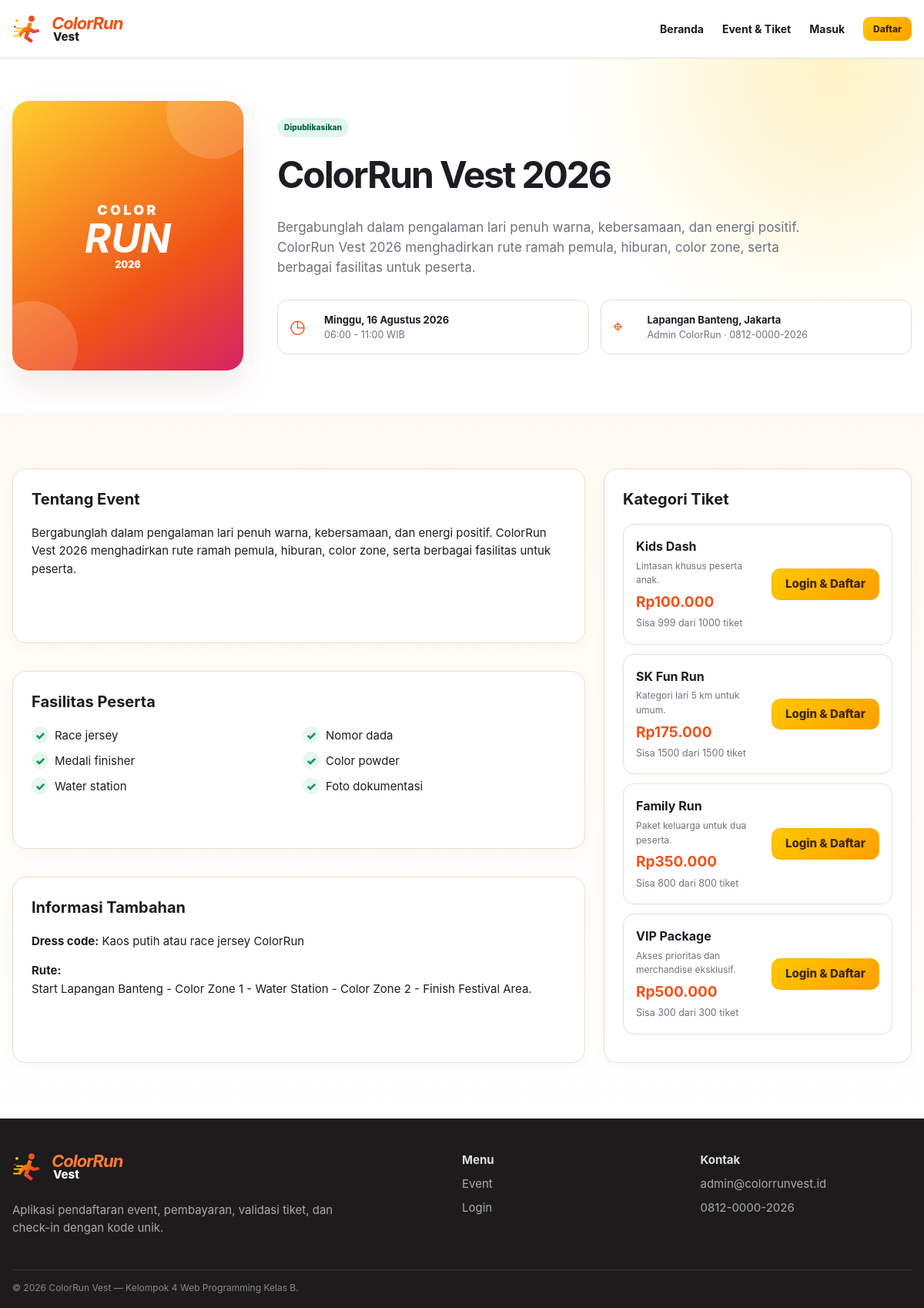
/event/colorrun-vest-2026/, run on the app's committed database.
### administrator/models.py (models this page shows, shortened)
class Event(models.Model):
    class StatusEvent(models.TextChoices):
        DRAFT = "draft", "Draft"
        DIPUBLIKASIKAN = "dipublikasikan", "Dipublikasikan"
        BERLANGSUNG = "berlangsung", "Berlangsung"
        SELESAI = "selesai", "Selesai"
        DIBATALKAN = "dibatalkan", "Dibatalkan"
    nama_event = models.CharField(max_length=200)
    slug = models.SlugField(max_length=220, unique=True)
    poster_event = models.ImageField(
        upload_to="event/poster/", blank=True, null=True,
        validators=[FileExtensionValidator(allowed_extensions=["jpg", "jpeg", "png", "webp"])],
    )
    banner_event = models.ImageField(
        upload_to="event/banner/", blank=True, null=True,
        validators=[FileExtensionValidator(allowed_extensions=["jpg", "jpeg", "png", "webp"])],
    )
    deskripsi = models.TextField()
    tanggal_mulai = models.DateField()
    tanggal_selesai = models.DateField(blank=True, null=True)
    jam_mulai = models.TimeField()
    jam_selesai = models.TimeField(blank=True, null=True)
    lokasi = models.CharField(max_length=255)
    google_maps = models.URLField(blank=True)
    dress_code = models.CharField(max_length=200, blank=True)
    rute_color_run = models.TextField(blank=True)
    fasilitas = models.TextField(blank=True, help_text="Tuliskan satu fasilitas pada setiap baris.")
    hadiah_doorprize = models.TextField(blank=True)
    contact_person = models.CharField(max_length=100)
    nomor_contact_person = models.CharField(max_length=20)
    faq = models.TextField(blank=True, help_text="Tuliskan pertanyaan dan jawaban yang sering diajukan.")
    status = models.CharField(max_length=20, choices=StatusEvent.choices, default=StatusEvent.DRAFT)
    dibuat_oleh = models.ForeignKey(
        settings.AUTH_USER_MODEL, on_delete=models.SET_NULL, null=True, blank=True,
        related_name="event_dibuat",
    )
    dibuat_pada = models.DateTimeField(auto_now_add=True)
    diperbarui_pada = models.DateTimeField(auto_now=True)
    class Meta:
        verbose_name = "Event"
        verbose_name_plural = "Event"
        ordering = ["-tanggal_mulai", "-jam_mulai"]

class KategoriTiket(models.Model):
    event = models.ForeignKey(Event, on_delete=models.CASCADE, related_name="kategori_tiket")
    nama_kategori = models.CharField(max_length=100)
    deskripsi = models.TextField(blank=True)
    harga = models.DecimalField(max_digits=12, decimal_places=2, validators=[MinValueValidator(0)])
    kuota = models.PositiveIntegerField(validators=[MinValueValidator(1)])
    tanggal_penjualan_mulai = models.DateTimeField(default=timezone.now)
    tanggal_penjualan_selesai = models.DateTimeField(blank=True, null=True)
    aktif = models.BooleanField(default=True)
    dibuat_pada = models.DateTimeField(auto_now_add=True)
    diperbarui_pada = models.DateTimeField(auto_now=True)
    class Meta:
        verbose_name = "Kategori Tiket"
        verbose_name_plural = "Kategori Tiket"
        ordering = ["event", "harga"]
        constraints = [
            models.UniqueConstraint(fields=["event", "nama_kategori"], name="kategori_tiket_unik_per_event")
        ]
    @property
    def jumlah_tiket_terjual(self):
        return self.pendaftaran.filter(
            status_pendaftaran__in=["dikonfirmasi", "check_in", "selesai"],
            pembayaran__status_pembayaran="diterima",
        ).count()
    @property
    def sisa_kuota(self):
        return max(self.kuota - self.jumlah_tiket_terjual, 0)
    @property
    def masih_tersedia(self):
        now = timezone.now()
        within_period = self.tanggal_penjualan_mulai <= now and (
            not self.tanggal_penjualan_selesai or now <= self.tanggal_penjualan_selesai
        )
        return self.aktif and within_period and self.sisa_kuota > 0

class PengaturanSistem(models.Model):
    nama_aplikasi = models.CharField(max_length=150, default="ColorRun Vest")
    nama_penyelenggara = models.CharField(max_length=150, blank=True)
    logo_event = models.ImageField(upload_to="pengaturan/logo/", blank=True, null=True)
    banner = models.ImageField(upload_to="pengaturan/banner/", blank=True, null=True)
    nama_bank = models.CharField(max_length=100, blank=True)
    nomor_rekening = models.CharField(max_length=50, blank=True)
    atas_nama_rekening = models.CharField(max_length=150, blank=True)
    qris = models.ImageField(upload_to="pengaturan/qris/", blank=True, null=True)
    email_admin = models.EmailField(blank=True)
    nomor_whatsapp = models.CharField(max_length=20, blank=True)
    instagram = models.URLField(blank=True)
    tiktok = models.URLField(blank=True)
    facebook = models.URLField(blank=True)
    alamat = models.TextField(blank=True)
    diperbarui_oleh = models.ForeignKey(
        settings.AUTH_USER_MODEL, on_delete=models.SET_NULL, null=True, blank=True,
        related_name="pengaturan_diperbarui",
    )
    diperbarui_pada = models.DateTimeField(auto_now=True)
    class Meta:
        verbose_name = "Pengaturan Sistem"
        verbose_name_plural = "Pengaturan Sistem"

### customer/views.py (the view)
# urls.py: path("event/<slug:slug>/", views.event_detail, name="detail_event"),
def event_detail(request, slug):
    event = get_object_or_404(Event.objects.prefetch_related("kategori_tiket"), slug=slug)
    if event.status == Event.StatusEvent.DRAFT and get_user_role(request.user) != "administrator":
        messages.error(request, "Event belum dipublikasikan.")
        return redirect("event_list")
    return render(request, "customer/event_detail.html", {"event": event})

### colorrun/context_processors.py (called while the page is built)
def global_context(request):
    from administrator.models import PengaturanSistem
    pengaturan = PengaturanSistem.objects.first()
    return {
        "current_role": get_user_role(request.user),
        "pengaturan_sistem": pengaturan,
    }

### colorrun/utils.py (called while the page is built, shortened)
def get_user_role(user):
    if not getattr(user, "is_authenticated", False):
        return "guest"

### customer/templatetags/colorrun_tags.py (called while the page is built)
@register.filter
def rupiah(value):
    try:
        return "Rp{:,.0f}".format(float(value)).replace(",", ".")
    except (TypeError, ValueError):
        return "Rp0"

@register.filter
def splitlines(value):
    return [line.strip() for line in (value or "").splitlines() if line.strip()]

@register.filter
def status_class(value):
    mapping = {
        "diterima": "success", "dikonfirmasi": "success", "check_in": "success", "selesai": "success",
        "menunggu_verifikasi": "warning", "menunggu_pembayaran": "neutral", "belum_dikonfirmasi": "neutral",
        "ditolak": "danger", "dibatalkan": "danger", "draft": "neutral",
        "dipublikasikan": "success", "berlangsung": "warning",
    }
    return mapping.get(str(value), "neutral")

### templates/customer/event_detail.html
{% extends 'base.html' %}{% load colorrun_tags %}{% block title %}{{ event.nama_event }} — ColorRun Vest{% endblock %}{% block content %}
<section class="detail-hero"><div class="container detail-hero-grid"><div>{% if event.poster_event %}<img class="detail-poster" src="{{ event.poster_event.url }}" alt="Poster {{ event.nama_event }}">{% else %}<div class="detail-poster event-placeholder"><span>COLOR</span><b>RUN</b><small>{{ event.tanggal_mulai|date:'Y' }}</small></div>{% endif %}</div><div class="detail-copy"><span class="badge badge-{{ event.status|status_class }}">{{ event.get_status_display }}</span><h1>{{ event.nama_event }}</h1><p>{{ event.deskripsi|truncatewords:42 }}</p><div class="detail-meta"><div><span>◷</span><b>{{ event.tanggal_mulai|date:'l, d F Y' }}</b><small>{{ event.jam_mulai|time:'H:i' }}{% if event.jam_selesai %} - {{ event.jam_selesai|time:'H:i' }}{% endif %} WIB</small></div><div><span>⌖</span><b>{{ event.lokasi }}</b><small>{{ event.contact_person }} · {{ event.nomor_contact_person }}</small></div></div></div></div></section>
<section class="section section-soft"><div class="container detail-layout"><div class="detail-main"><div class="panel"><h2>Tentang Event</h2><p class="preline">{{ event.deskripsi }}</p></div><div class="panel"><h2>Fasilitas Peserta</h2><ul class="check-list">{% for item in event.fasilitas|splitlines %}<li>{{ item }}</li>{% empty %}<li>Race pack peserta</li><li>Nomor dada dan color powder</li><li>Medali finisher</li>{% endfor %}</ul></div>{% if event.rute_color_run or event.dress_code %}<div class="panel"><h2>Informasi Tambahan</h2>{% if event.dress_code %}<p><strong>Dress code:</strong> {{ event.dress_code }}</p>{% endif %}{% if event.rute_color_run %}<p class="preline"><strong>Rute:</strong><br>{{ event.rute_color_run }}</p>{% endif %}</div>{% endif %}</div><aside class="ticket-panel"><div class="panel sticky"><h2>Kategori Tiket</h2>{% for kategori in event.kategori_tiket.all %}<article class="ticket-option"><div><h3>{{ kategori.nama_kategori }}</h3><p>{{ kategori.deskripsi|default:'Tiket peserta ColorRun Vest.' }}</p><strong>{{ kategori.harga|rupiah }}</strong><small>Sisa {{ kategori.sisa_kuota }} dari {{ kategori.kuota }} tiket</small></div>{% if kategori.masih_tersedia %}{% if current_role == 'customer' %}<a class="btn btn-primary" href="{% url 'daftar_tiket' event.slug kategori.pk %}">Daftar</a>{% elif current_role == 'guest' %}<a class="btn btn-primary" href="{% url 'login' %}?next={% url 'daftar_tiket' event.slug kategori.pk %}">Login & Daftar</a>{% else %}<span class="badge badge-neutral">Khusus customer</span>{% endif %}{% else %}<span class="badge badge-danger">Tidak tersedia</span>{% endif %}</article>{% empty %}<div class="empty-state small">Kategori tiket belum tersedia.</div>{% endfor %}</div></aside></div></section>{% endblock %}

### templates/base.html (shortened to what this page needs)
{% load static colorrun_tags %}
<!DOCTYPE html>
<html lang="id">
<head>
    <link rel="stylesheet" href="{% static 'css/app.css' %}">
</head>
<body class="{% block body_class %}{% endblock %}">
<header class="topbar">
    <div class="container topbar-inner">
        <a class="brand" href="{% url 'home' %}" aria-label="ColorRun Vest">
            <img src="{% static 'img/logo-mark.svg' %}" alt="" width="42" height="42">
            <span><strong>ColorRun</strong><small>Vest</small></span>
        </a>
        <nav class="topnav" data-nav>
            <a href="{% url 'home' %}">Beranda</a>
            <a href="{% url 'event_list' %}">Event & Tiket</a>
            {% if current_role == 'customer' %}
                <a href="{% url 'customer_dashboard' %}">Dashboard</a>
                <a href="{% url 'profile' %}">Profil</a>
                <a class="btn btn-sm btn-outline" href="{% url 'logout' %}">Keluar</a>
            {% elif current_role == 'petugas' %}
                <a href="{% url 'petugas_dashboard' %}">Dashboard Petugas</a>
                <a class="btn btn-sm btn-outline" href="{% url 'logout' %}">Keluar</a>
            {% elif current_role == 'administrator' %}
                <a href="{% url 'administrator_dashboard' %}">Dashboard Admin</a>
                <a class="btn btn-sm btn-outline" href="{% url 'logout' %}">Keluar</a>
            {% else %}
                <a href="{% url 'login' %}">Masuk</a>
                <a class="btn btn-sm btn-primary" href="{% url 'register' %}">Daftar</a>
            {% endif %}
        </nav>
    </div>
</header>
<main>{% block content %}{% endblock %}</main>
<footer class="footer">
    <div class="container footer-grid">
        <div>
            <div class="brand footer-brand"><img src="{% static 'img/logo-mark.svg' %}" alt=""><span><strong>ColorRun</strong><small>Vest</small></span></div>
            <p>Aplikasi pendaftaran event, pembayaran, validasi tiket, dan check-in dengan kode unik.</p>
        </div>
        <div><strong>Menu</strong><a href="{% url 'event_list' %}">Event</a><a href="{% url 'login' %}">Login</a></div>
        <div><strong>Kontak</strong><span>{{ pengaturan_sistem.email_admin|default:'admin@colorrunvest.id' }}</span><span>{{ pengaturan_sistem.nomor_whatsapp|default:'0812-0000-2026' }}</span></div>
    </div>
    <div class="container footer-bottom">© 2026 ColorRun Vest — Kelompok 4 Web Programming Kelas B.</div>
</footer>
</body>
</html>

### data on the page
Event: tanggal_mulai "2026", status "Dipublikasikan", nama_event "ColorRun Vest 2026", deskripsi "Bergabunglah dalam pengalaman lari penuh warna, kebersamaan, dan energi positif. ColorRun Vest 2026 menghadirkan rute ramah pemula, hiburan, color zone, serta berbagai fasilitas untuk peserta.", tanggal_mulai "Minggu, 16 Agustus 2026", jam_mulai "06:00", jam_selesai "11:00", lokasi "Lapangan Banteng, Jakarta", contact_person "Admin ColorRun", nomor_contact_person "0812-0000-2026", dress_code "Kaos putih atau race jersey ColorRun", rute_color_run "Start Lapangan Banteng - Color Zone 1 - Water Station - Color Zone 2 - Finish Festival Area."
KategoriTiket: nama_kategori "Kids Dash", deskripsi "Lintasan khusus peserta anak.", harga|rupiah "Rp100.000", sisa_kuota "999", kuota "1000", aktif "Login & Daftar"
KategoriTiket: nama_kategori "SK Fun Run", deskripsi "Kategori lari 5 km untuk umum.", harga|rupiah "Rp175.000", sisa_kuota "1500", kuota "1500", aktif "Login & Daftar"
KategoriTiket: nama_kategori "Family Run", deskripsi "Paket keluarga untuk dua peserta.", harga|rupiah "Rp350.000", sisa_kuota "800", kuota "800", aktif "Login & Daftar"
KategoriTiket: nama_kategori "VIP Package", deskripsi "Akses prioritas dan merchandise eksklusif.", harga|rupiah "Rp500.000", sisa_kuota "300", kuota "300", aktif "Login & Daftar"
PengaturanSistem: email_admin "admin@colorrunvest.id", nomor_whatsapp "0812-0000-2026"

### other printed values
{{ item }} "Race jersey" "Nomor dada" "Medali finisher" "Color powder" "Water station" "Foto dokumentasi"
